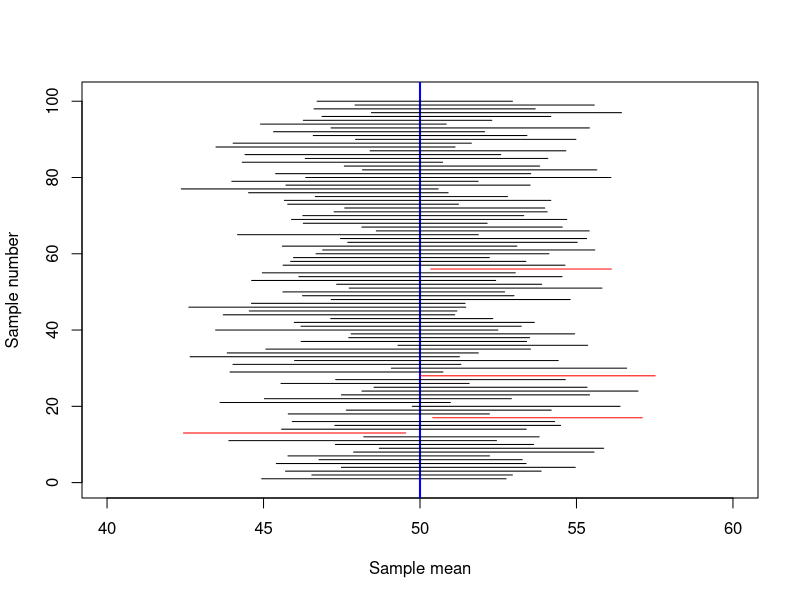

R code for this plot:
set.seed(1234)

pop.mean <- 50
population <- rnorm(10000, mean=pop.mean, sd=10)

n <- 30
samp <- sample(population, n)
ci.int <- t.test(samp, mu=50)$conf.int

plot(ci.int, c(1, 1), type="l", xlab="Sample mean", ylab="Sample number",
     xlim=c(40, 60), ylim=c(0, 101))

abline(v=pop.mean, col="blue", lwd=2)

for (i in 2:100) {
    samp <- sample(population, n)
    ci.int <- t.test(samp, mu=pop.mean)$conf.int
    if (pop.mean < ci.int[1] | pop.mean > ci.int[2]) {
        lines(ci.int, c(i, i), col="red")
    } else {
        lines(ci.int, c(i, i))
    }
}

conf.ints <- function(mu, sd, n, confidence=0.95) {
    population <- rnorm(10000, mean=mu, sd=sd)
    plot(c(mu-sd, mu+sd), c(0, 101), type="n", xlab="Sample mean",
         ylab="Sample number")
    abline(v=mu, lwd=2, col="blue")
    for (i in 1:100) {
        samp <- sample(population, n)
        ci.int <- t.test(samp, mu=mu, conf.level=confidence)$conf.int
        color <- ifelse(mu < ci.int[1] | mu > ci.int[2], 2, 1)
        lines(ci.int, c(i, i), col=color)
    }
}